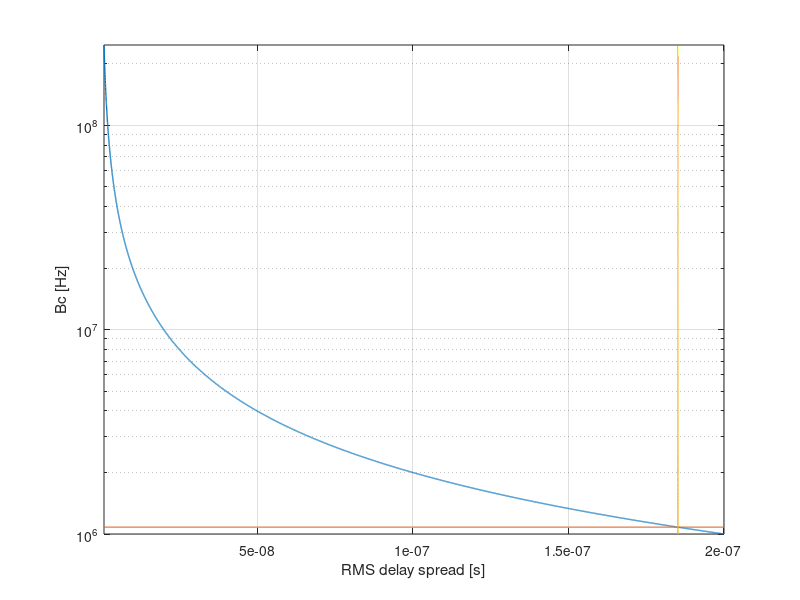

Reproduce this figure in MATLAB.
clear all;close all;clc

sigma = linspace(0.81e-9,200e-9,10000); %rms delay spread

Bc = 1./(5.*(sigma));


semilogy(sigma,Bc,'LineWidth',1)
hold on
semilogy(sigma,(1.08e6)*ones(1,length(sigma)),'LineWidth',1)
semilogy((1/(5*1.08e6))*ones(1,length(sigma)),linspace(Bc(1),Bc(length(Bc)),10000),'LineWidth',1)
xlabel('RMS delay spread [s]');
ylabel('Bc [Hz]');
axis([sigma(1), sigma(length(sigma)), 1e6 2.47e8])
grid on
hold off